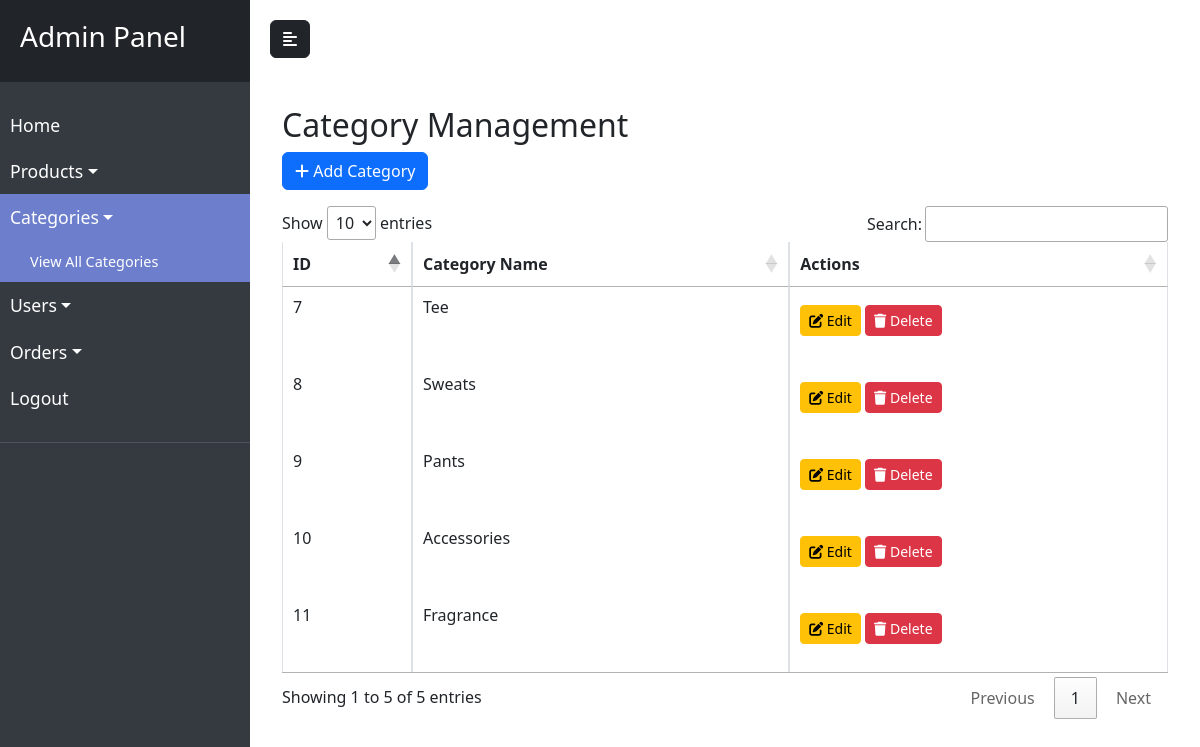
The app's page /categories.php (signed in) with its own data.
### tables this page shows
CREATE TABLE `categories` (
  `id` int(11) NOT NULL,
  `category_name` varchar(100) NOT NULL,
  `date_added` timestamp NOT NULL DEFAULT current_timestamp(),
  `date_edited` timestamp NOT NULL DEFAULT current_timestamp() ON UPDATE current_timestamp()
);

### categories.php (the view, shortened to what this page needs)
<?php
require_once "db_connection.php";
?>
<!DOCTYPE html>
<html lang="en">
<head>
    <link rel="stylesheet" href="https://cdn.datatables.net/1.11.5/css/jquery.dataTables.min.css">
<link href="https://cdn.jsdelivr.net/npm/bootstrap@5.3.0-alpha1/dist/css/bootstrap.min.css" rel="stylesheet">
    <link href="https://cdn.jsdelivr.net/npm/bootstrap@5.3.0-alpha1/dist/css/bootstrap.min.css" rel="stylesheet">
    <link rel="stylesheet" href="https://cdnjs.cloudflare.com/ajax/libs/font-awesome/6.4.0/css/all.min.css">
</head>
<body>
    <div class="wrapper">
        <nav id="sidebar">
            <div class="sidebar-header">
                <h3>Admin Panel</h3>
            </div>
            <ul class="list-unstyled components">
                <li>
                    <a href="admin.php">Home</a>
                </li>
                <li>
                    <a href="#productSubmenu" data-bs-toggle="collapse" aria-expanded="false" class="dropdown-toggle">Products</a>
                </li>
                <li class="active">
                    <a href="#categorySubmenu" data-bs-toggle="collapse" aria-expanded="true" class="dropdown-toggle">Categories</a>
                    <ul class="collapse show list-unstyled" id="categorySubmenu">
                        <li class="active">
                            <a href="categories.php">View All Categories</a>
                        </li>
                    </ul>
                </li>
                <li>
                    <a href="#userSubmenu" data-bs-toggle="collapse" aria-expanded="false" class="dropdown-toggle">Users</a>
                </li>
                <li>
                    <a href="#orderSubmenu" data-bs-toggle="collapse" aria-expanded="false" class="dropdown-toggle">Orders</a>
                </li>
                <li>
                    <a href="logout.php">Logout</a>
                </li>
            </ul>
        </nav>
        <div id="content">
        <button type="button" id="sidebarCollapse" class="btn btn-dark">
                        <i class="fas fa-align-left"></i>
                    </button>
            <div class="container mt-5">
                <h2>Category Management</h2>
                <button class="btn btn-primary mb-3 add-btn" data-bs-toggle="modal" data-bs-target="#addCategoryModal">
                    <i class="fas fa-plus"></i> Add Category
                </button>
                <table class="table table-bordered" id="categoryTable">
                    <thead>
                        <tr>
                            <th>ID</th>
                            <th>Category Name</th>
                            <th>Actions</th>
                        </tr>
                    </thead>
                    <tbody>
                        <?php
                        $sql = "SELECT * FROM categories";
                        $result = $conn->query($sql);
                        while ($row = $result->fetch_assoc()): ?>
                            <tr>
                                <td><?php echo $row['id']; ?></td>
                                <td><?php echo $row['category_name']; ?></td>
                                <td>
                                    <button class="btn btn-warning btn-sm edit-btn" data-id="<?php echo $row['id']; ?>" data-name="<?php echo $row['category_name']; ?>" data-bs-toggle="modal" data-bs-target="#editCategoryModal">
                                        <i class="fas fa-edit"></i> Edit
                                    </button>
                                    <button class="btn btn-danger btn-sm delete-btn" data-id="<?php echo $row['id']; ?>">
                                        <i class="fas fa-trash"></i> Delete
                                    </button>
                                </td>
                            </tr>
                        <?php endwhile; ?>
                    </tbody>
                </table>
            </div>
        </div>
    </div>
<link href="https://cdn.jsdelivr.net/npm/bootstrap@5.3.0-alpha1/dist/css/bootstrap.min.css" rel="stylesheet">
</body>
</html>

### categories.php (style rules this page uses)
body { font-family: 'Arial', sans-serif; background-color: #f8f9fa; }
#sidebar { min-width: 250px; max-width: 250px; min-height: 100vh; background: #343a40; color: #fff; transition: all 0.3s; }
#sidebar .sidebar-header { padding: 20px; background: #212529; }
#sidebar ul.components { padding: 20px 0; border-bottom: 1px solid #4b545c; }
#sidebar ul li a { padding: 10px; font-size: 1.1em; display: block; color: #fff; text-decoration: none; }
#sidebar ul li.active > a, a[aria-expanded="true"] { color: #fff; background: #6d7fcc; }
ul ul a { font-size: 0.9em !important; padding-left: 30px !important; background: #4b545c; }
.wrapper { display: flex; width: 100%; }
#content { width: 100%; padding: 20px; min-height: 100vh; transition: all 0.3s; }
.edit-btn { padding: 8px 15px; margin-bottom: 20px; background-color: #4CAF50; color: white; border: none; border-radius: 4px; cursor: pointer; margin-top: 10px; }
.delete-btn { padding: 8px 15px; margin-bottom: 20px; background-color: rgb(255, 0, 0); color: white; border: none; border-radius: 4px; cursor: pointer; margin-top: 10px; }
.add-btn { margin-bottom: 20px; }

### records on screen
categories: id "7", category_name "Tee"
categories: id "8", category_name "Sweats"
categories: id "9", category_name "Pants"
categories: id "10", category_name "Accessories"
categories: id "11", category_name "Fragrance"
